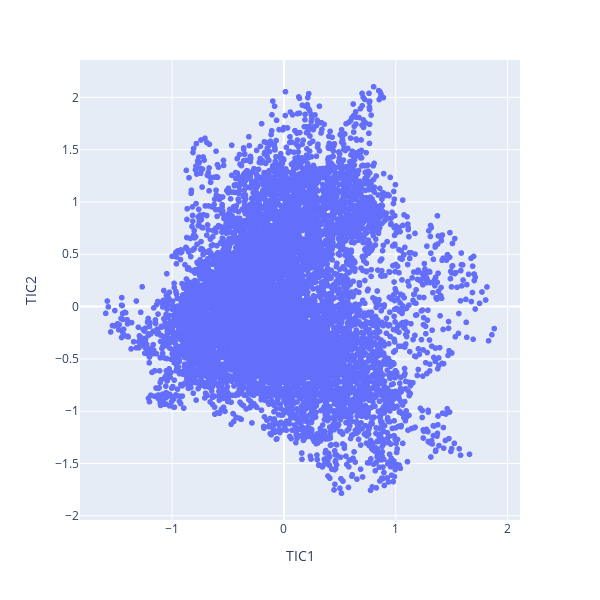

The code cell stored with this chart in its notebook:
### Code cell
dataset = pd.DataFrame(evecs_SRV_unbiased, columns=["TIC0", "TIC1", "TIC2"])
px.scatter(dataset, x="TIC1", y="TIC2", width=600, height=600)

### Figure 1 — Plotly figure (JSON) as saved in the notebook; plotly's stock layout.template omitted (floating-point values rounded to 4 significant figures; data arrays with more than 128 entries replaced by an {"elided": "..."} marker saying what was removed)
{"data": [{"hovertemplate": "TIC1=%{x}<br>TIC2=%{y}<extra></extra>", "legendgroup": "", "marker": {"color": "#636efa", "symbol": "circle"}, "mode": "markers", "name": "", "showlegend": false, "type": "scattergl", "x": {"elided": "10000 float values"}, "xaxis": "x", "y": {"elided": "10000 float values"}, "yaxis": "y"}], "layout": {"height": 600, "legend": {"tracegroupgap": 0}, "margin": {"t": 60}, "width": 600, "xaxis": {"anchor": "y", "domain": [0, 1], "title": {"text": "TIC1"}}, "yaxis": {"anchor": "x", "domain": [0, 1], "title": {"text": "TIC2"}}}}
